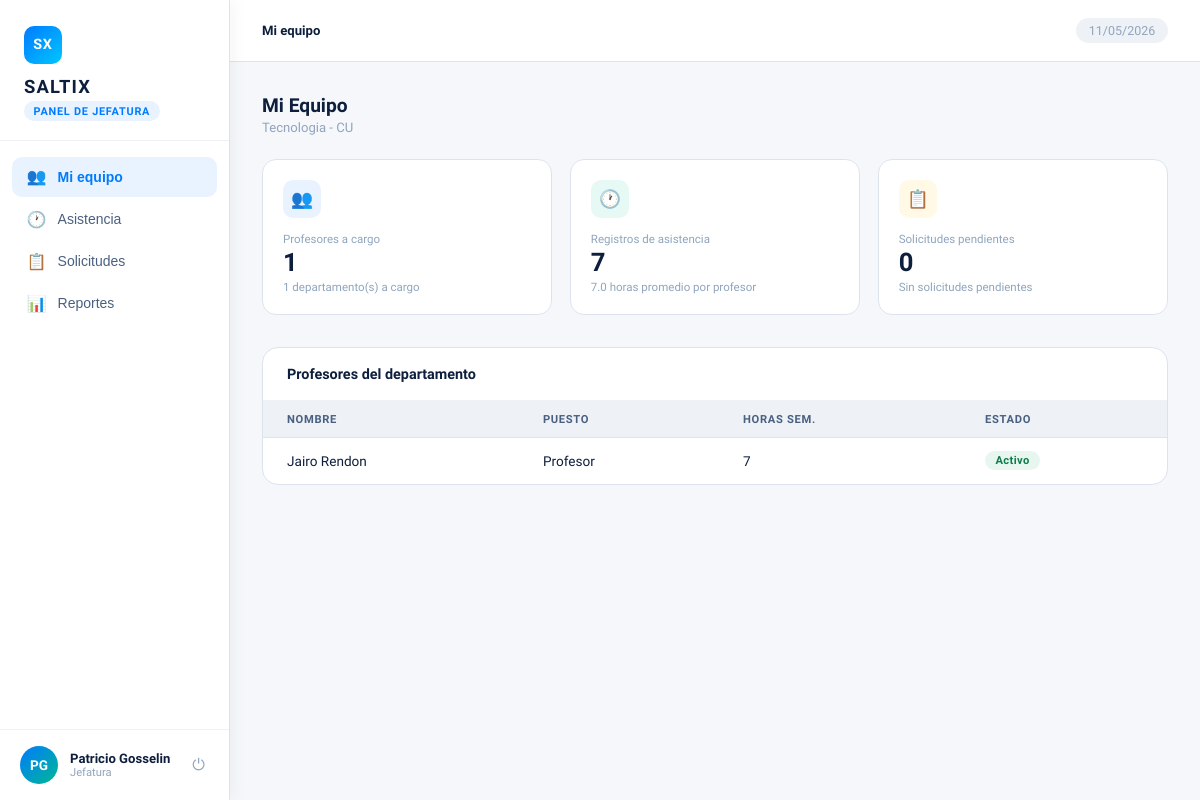
The page /jefatura/ (signed in) on the database its author committed.
### users/models.py (models this page shows, shortened)
class Usuario(AbstractBaseUser, PermissionsMixin):
    email = models.EmailField(max_length=254, unique=True)
    nombre = models.CharField(max_length=50, blank=False, null=False)
    apellido = models.CharField(max_length=50, blank=False, null=False)
    is_active = models.BooleanField(default=True)
    is_staff = models.BooleanField(default=False)
    date_joined = models.DateTimeField(default=timezone.now)
    last_login = models.DateTimeField(null=True, blank=True)
    rol_id = models.ForeignKey('Rol', on_delete=models.PROTECT, null=True, blank=True, related_name='users')
    objects = UsuarioManager()
    USERNAME_FIELD = "email"
    REQUIRED_FIELDS = ["nombre", "apellido"]

class Rol(models.Model):
    nombre = models.CharField(max_length=50, blank=False, null=False)
    descripcion = models.TextField(max_length=1000, blank=True, null=True)

class Departamento(models.Model):
    nombre = models.CharField(max_length=40)
    descripcion = models.CharField(max_length=1000)
    jefe = models.ForeignKey("Usuario", on_delete=models.PROTECT)
    plantel = models.ForeignKey("core.Plantel", on_delete=models.PROTECT)
    activo = models.BooleanField(default=True)

### core/models.py (models this page shows, shortened)
class Plantel(models.Model):
    nombre = models.CharField(max_length=80)
    direccion = models.CharField(max_length=255)
    activo = models.BooleanField(default=True)

### Profesores/models.py (models this page shows, shortened)
class Profesor(models.Model):
    ESTADOS = [
        ("ACTIVO", "Activo"),
        ("SUSPENDIDO", "Suspendido"),
        ("BAJA_TEMPORAL", "Baja temporal"),
        ("BAJA_DEFINITIVA", "Baja definitiva"),
    ]
    usuario = models.OneToOneField("users.Usuario", on_delete=models.CASCADE)
    rfc = models.CharField(max_length=13, unique=True)
    curp = models.CharField(max_length=18, unique=True)
    telefono = models.CharField(max_length=10)
    direccion = models.TextField(max_length=100)
    fecha_ingreso = models.DateField()
    estado_laboral = models.CharField(max_length=20, choices=ESTADOS, default="ACTIVO")
    costo_por_hora = models.DecimalField(max_digits=12, decimal_places=4)
    tipo_contrato = models.CharField(max_length=25)
    departamentos = models.ManyToManyField("users.Departamento", related_name="profesores")
    planteles = models.ManyToManyField("core.Plantel", related_name="profesores")
    class Meta:
        indexes = [
            models.Index(fields=["estado_laboral"]),
            models.Index(fields=["fecha_ingreso"]),
        ]

### jefatura/views.py (the view)
# urls.py: path("", views.dashboard, name="contabilidad_dashboard"),
@login_required
@requiere_rol("jefatura")
def dashboard(request):
    hoy = timezone.localdate()
    departamentos = Departamento.objects.filter(jefe=request.user.id).select_related("plantel")
    dept_ids = [d.id for d in departamentos]
    profesores = (
        Profesor.objects.select_related("usuario")
        .filter(departamentos__id__in=dept_ids)
        .distinct()
        .order_by("usuario__nombre", "usuario__apellido")
    )
    inicio_semana = hoy - timedelta(days=hoy.weekday())
    fin_semana = inicio_semana + timedelta(days=4)
    semana_label = f"Semana del {inicio_semana.strftime('%d/%m/%Y')} al {fin_semana.strftime('%d/%m/%Y')}"
    incidencias_pendientes = (
        Incidencia.objects
        .filter(asistencia__profesor__in=profesores, estado="PENDIENTE")
        .select_related("asistencia__profesor__usuario")
        .order_by("-fecha_solicitud")
    )
    total_pendientes = incidencias_pendientes.count()
    asistencias_semana = (
        Asistencia.objects
        .filter(profesor__in=profesores, fecha__range=(inicio_semana, fin_semana))
        .select_related("profesor__usuario", "horario")
        .order_by("fecha", "hora_entrada")
    )
    equipo = []
    for profesor in profesores:
        user = profesor.usuario
        equipo.append({
            "id": profesor.id,
            "nombre": f"{user.nombre} {user.apellido}".strip(),
            "puesto": "Profesor",
            "horas_semana": profesor.horario_set.filter(activo=True).count(),
            "estado_label": profesor.get_estado_laboral_display(),
            "estado_clase": "pill-green" if profesor.estado_laboral == "ACTIVO" else "pill-red",
        })
    depto_label = ", ".join(d.nombre for d in departamentos) if departamentos else "Sin departamento"
    planteles = sorted({d.plantel.nombre for d in departamentos if d.plantel_id})
    ciclo_label = " / ".join(planteles) if planteles else "Sin plantel"
    total_profesores = profesores.count()
    horas_semana_total = sum(p["horas_semana"] for p in equipo)
    context = {
        "fecha_actual": hoy.strftime("%d/%m/%Y"),
        "semana_label": semana_label,
        "departamento_nombre": depto_label,
        "ciclo_label": ciclo_label,
        "equipo_total": total_profesores,
        "equipo_variacion": f"{len(departamentos)} departamento(s) a cargo",
        "horas_trabajadas_total": horas_semana_total,
        "horas_trabajadas_promedio": (
            f"{round(horas_semana_total / total_profesores, 1)} horas promedio por profesor"
            if total_profesores else "Sin datos"
        ),
        "solicitudes_pendientes_total": total_pendientes,
        "solicitudes_pendientes_label": (
            f"{total_pendientes} solicitud(es) esperan tu aprobación"
            if total_pendientes > 0
            else "Sin solicitudes pendientes"
        ),
        "equipo_empleados": equipo,
        "asistencia_registros": list(asistencias_semana),
        "incidencias_registros": list(incidencias_pendientes),
        "profesores_filtro": list(profesores),
    }
    return render(request, "jefatura/dashboard.html", context)

### jefatura/templates/jefatura/dashboard.html (shortened to what this page needs)
{% extends "core/layout.html" %}
{% load static %}
{% block page_css %}
<link rel="stylesheet" href="{% static 'css/dashboard_base.css' %}">
<link rel="stylesheet" href="{% static 'css/dashboard_shared.css' %}">
<link rel="stylesheet" href="{% static 'css/dashboard_jefatura.css' %}">
{% endblock %}
{% block topbar %}
<header class="topbar">
  <div style="display:flex;align-items:center;gap:.75rem;">
    <span class="breadcrumb"><strong id="breadcrumb-text">Mi equipo</strong></span>
  </div>
  <div class="topbar-date">{{ fecha_actual }}</div>
</header>
{% endblock %}
{% block content %}
  <div class="page active" id="page-equipo">
    <div style="margin-bottom:1.5rem">
      <div style="font-size:1.2rem;font-weight:800;margin-bottom:.2rem">Mi Equipo</div>
      <div style="font-size:.82rem;color:var(--gray-400);">{{ departamento_nombre }} - {{ ciclo_label }}</div>
    </div>
    <div class="cards-grid">
      <div class="card">
        <div class="card-top">
          <div class="card-icon-wrap icon-blue">&#x1F465;</div>
        </div>
        <div class="card-label">Profesores a cargo</div>
        <div class="card-value">{{ equipo_total }}</div>
        <div class="card-sub">{{ equipo_variacion }}</div>
      </div>
      <div class="card">
        <div class="card-top">
          <div class="card-icon-wrap icon-green">&#x1F550;</div>
        </div>
        <div class="card-label">Registros de asistencia</div>
        <div class="card-value">{{ horas_trabajadas_total }}</div>
        <div class="card-sub">{{ horas_trabajadas_promedio }}</div>
      </div>
      <div class="card">
        <div class="card-top">
          <div class="card-icon-wrap icon-yellow">&#x1F4CB;</div>
        </div>
        <div class="card-label">Solicitudes pendientes</div>
        <div class="card-value" id="card-sol-val">{{ solicitudes_pendientes_total }}</div>
        <div class="card-sub">{{ solicitudes_pendientes_label }}</div>
      </div>
    </div>
    <div class="table-wrap">
      <div class="table-header">
        <h3>Profesores del departamento</h3>
      </div>
      <table>
        <thead>
          <tr>
            <th>Nombre</th>
            <th>Puesto</th>
            <th>Horas sem.</th>
            <th>Estado</th>
          </tr>
        </thead>
        <tbody>
          {% for empleado in equipo_empleados %}
            <tr>
              <td>{{ empleado.nombre }}</td>
              <td>{{ empleado.puesto }}</td>
              <td>{{ empleado.horas_semana }}</td>
              <td><span class="pill {{ empleado.estado_clase }}">{{ empleado.estado_label }}</span></td>
            </tr>
          {% empty %}
            <tr><td colspan="4">Sin empleados registrados.</td></tr>
          {% endfor %}
        </tbody>
      </table>
    </div>
  </div>
{% endblock %}

### core/templates/core/layout.html (shortened to what this page needs)
{% load static %}
<!DOCTYPE html>
<html lang="es">
<head>
  {% block page_css %}{% endblock %}
</head>
<body>
  {% if user.is_authenticated %}
    {% with role=user.rol_id.nombre|default:""|lower %}
      {% if role == "jefatura" %}
        <aside class="sidebar" id="sidebar">
          <div class="sidebar-logo">
            <div class="logo-mark">SX</div>
            <h1>SALTIX</h1>
            <span class="role-tag">Panel de Jefatura</span>
          </div>
          <nav>
            <button class="nav-item active" onclick="showPage('equipo', this)">
              <span class="icon">&#x1F465;</span> Mi equipo
            </button>
            <button class="nav-item" onclick="showPage('asistencia', this)">
              <span class="icon">&#x1F550;</span> Asistencia
            </button>
            <button class="nav-item" onclick="showPage('solicitudes', this)">
              <span class="icon">&#x1F4CB;</span> Solicitudes
            </button>
            <button class="nav-item" onclick="showPage('reportes', this)">
              <span class="icon">&#x1F4CA;</span> Reportes
            </button>
          </nav>
          <div class="sidebar-profile">
            <div class="avatar">{{ user.nombre|default:"U"|slice:":1" }}{{ user.apellido|default:""|slice:":1" }}</div>
            <div class="profile-info">
              <div class="profile-name">{{ user.nombre }} {{ user.apellido }}</div>
              <div class="profile-role">{{ user.rol_id.nombre|default:"" }}</div>
            </div>
            <form action="{% url 'logout' %}" method="post" class="logout-form">
              <button class="logout-btn" type="submit" title="Cerrar sesion">&#x23FB;</button>
            </form>
          </div>
        </aside>
      {% endif %}
    {% endwith %}
  {% endif %}
  <div class="main">
    {% block topbar %}{% endblock %}
    <div class="content">
      {% block content %}{% endblock %}
    </div>
  </div>
</body>
</html>

### core/static/css/dashboard_jefatura.css (style rules this page uses)
.pill-green { background:#e7f7ef;color:#117a4d; }

### rows shown on the page
Usuario: nombre "P", apellido "G", nombre "Patricio", apellido "Gosselin", rol_id.nombre "Jefatura"
Departamento: nombre "Tecnologia"
Plantel: nombre "CU"
Profesor: nombre "Jairo Rendon", puesto "Profesor", horas_semana "7", estado_label "Activo"

### other values the page prints
{{ fecha_actual }} "11/05/2026"
{{ equipo_total }} "1"
{{ equipo_variacion }} "1 departamento(s) a cargo"
{{ horas_trabajadas_total }} "7"
{{ horas_trabajadas_promedio }} "7.0 horas promedio por profesor"
{{ solicitudes_pendientes_total }} "0"
{{ solicitudes_pendientes_label }} "Sin solicitudes pendientes"
